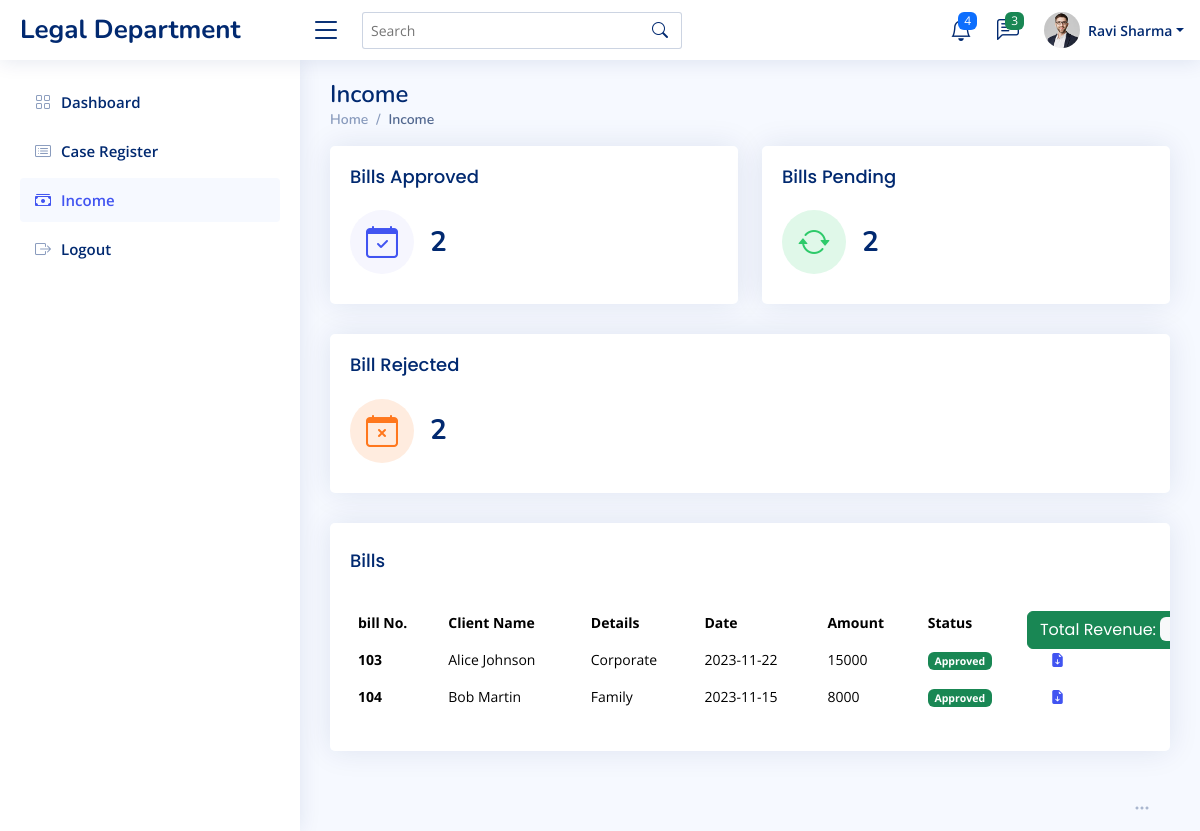
/advocateIncome.php (signed in), run on the app's committed database.
### tables this page shows
CREATE TABLE `detail` (
  `ID` int(100) NOT NULL,
  `case_number` varchar(20) NOT NULL,
  `cilent_name` varchar(50) NOT NULL,
  `case_type` varchar(50) NOT NULL,
  `date` date NOT NULL,
  `court` varchar(20) NOT NULL,
  `income` varchar(20) NOT NULL,
  `city` varchar(20) NOT NULL,
  `pincode` varchar(20) NOT NULL,
  `details` longtext NOT NULL,
  `document` text NOT NULL,
  `status` varchar(22) NOT NULL
);

### advocateIncome.php (the view, shortened to what this page needs)
<?php
include "connect.php";
?>
<!DOCTYPE html>
<html lang="en">
<head>
  <link href="assets/vendor/bootstrap/css/bootstrap.min.css" rel="stylesheet">
  <link href="assets/vendor/bootstrap-icons/bootstrap-icons.css" rel="stylesheet">
  <link href="assets/vendor/boxicons/css/boxicons.min.css" rel="stylesheet">
  <link href="assets/vendor/quill/quill.snow.css" rel="stylesheet">
  <link href="assets/vendor/quill/quill.bubble.css" rel="stylesheet">
  <link href="assets/vendor/remixicon/remixicon.css" rel="stylesheet">
  <link href="assets/vendor/simple-datatables/style.css" rel="stylesheet">
  <link href="assets/css/style.css" rel="stylesheet">
</head>
<body>
  <header id="header" class="header fixed-top d-flex align-items-center">
    <div class="d-flex align-items-center justify-content-between">
      <a href="dashboard.html" class="logo d-flex align-items-center">
        <span class="d-none d-lg-block">Legal Department</span>
      </a>
      <i class="bi bi-list toggle-sidebar-btn"></i>
    </div>
    <div class="search-bar">
      <form class="search-form d-flex align-items-center" method="POST" action="#">
        <input type="text" name="query" placeholder="Search" title="Enter search keyword">
        <button type="submit" title="Search"><i class="bi bi-search"></i></button>
      </form>
    </div>
    <nav class="header-nav ms-auto">
      <ul class="d-flex align-items-center">
        <li class="nav-item dropdown">
          <a class="nav-link nav-icon" href="#" data-bs-toggle="dropdown">
            <i class="bi bi-bell"></i>
            <span class="badge bg-primary badge-number">4</span>
          </a>
        </li>
        <li class="nav-item dropdown">
          <a class="nav-link nav-icon" href="#" data-bs-toggle="dropdown">
            <i class="bi bi-chat-left-text"></i>
            <span class="badge bg-success badge-number">3</span>
          </a>
        </li>
        <li class="nav-item dropdown pe-3">
          <a class="nav-link nav-profile d-flex align-items-center pe-0" href="#" data-bs-toggle="dropdown">
            <img src="assets/img/profile-img.jpg" alt="Profile" class="rounded-circle">
            <span class="d-none d-md-block dropdown-toggle ps-2"><?php echo $_SESSION['username']  ?></span>
          </a>
        </li>
      </ul>
    </nav>
  </header>
  <aside id="sidebar" class="sidebar">
    <ul class="sidebar-nav" id="sidebar-nav">
      <li class="nav-item">
        <a class="nav-link collapsed" href="advocatedashboard.php">
          <i class="bi bi-grid"></i>
          <span>Dashboard</span>
        </a>
      </li>
      <li class="nav-item">
        <a class="nav-link collapsed" href="caseRegister.php">
          <i class="bi bi-card-list"></i>
          <span>Case Register</span>
        </a>
      </li>
    <li class="nav-item">
      <a class="nav-link" href="advocateIncome.php">
        <i class="bi bi-cash-stack"></i>
        <span>Income</span>
      </a>
    </li>
    <li class="nav-item">
      <a class="nav-link collapsed" href="logout.php">
        <i class="bi bi-box-arrow-right"></i>
        <span>Logout</span>
      </a>
    </li>
    </ul>
  </aside>
  <main id="main" class="main">
    <div class="pagetitle">
      <h1>Income</h1>
      <nav>
        <ol class="breadcrumb">
          <li class="breadcrumb-item"><a href="advocatedashboard.php">Home</a></li>
          <li class="breadcrumb-item active">Income</li>
        </ol>
      </nav>
    </div>
    <section class="section dashboard">
      <div class="row">
        <div class="col-lg-12">
          <div class="row">
            <div class="col-xxl-4 col-md-6">
              <div class="card info-card sales-card">
                <div class="card-body">
                  <h5 class="card-title">Bills Approved </h5>
                  <div class="d-flex align-items-center">
                    <div class="card-icon rounded-circle d-flex align-items-center justify-content-center">
                      <i class="bi bi-calendar-check"></i>
                    </div>
                    <div class="ps-3">
                      <h6><?php
                      $approved=mysqli_query($conn, "select count(status) as approved from detail where status='Approved'");
                      $values=mysqli_fetch_assoc($approved);
                      $num_rows=$values["approved"];
                      echo "".$num_rows."";
                      ?></h6>
                    </div>
                  </div>
                </div>
              </div>
            </div>
            <div class="col-xxl-4 col-md-6">
              <div class="card info-card revenue-card">
                <div class="card-body">
                  <h5 class="card-title">Bills Pending </h5>
                  <div class="d-flex align-items-center">
                    <div class="card-icon rounded-circle d-flex align-items-center justify-content-center">
                      <i class="bi bi-arrow-repeat"></i>
                    </div>
                    <div class="ps-3">
                      <h6><?php
                      $pending=mysqli_query($conn, "select count(status) as pending from detail where status='pending'");
                      $values=mysqli_fetch_assoc($pending);
                      $num_rows=$values["pending"];
                      echo "".$num_rows."";
                      ?></h6>
                    </div>
                  </div>
                </div>
              </div>
            </div>
            <div class="col-xxl-4 col-xl-12">
              <div class="card info-card customers-card">
                <div class="card-body">
                  <h5 class="card-title">Bill Rejected</h5>
                  <div class="d-flex align-items-center">
                    <div class="card-icon rounded-circle d-flex align-items-center justify-content-center">
                      <i class="bi bi-calendar-x"></i>
                    </div>
                    <div class="ps-3">
                      <h6><?php
                      $rejected=mysqli_query($conn, "select count(status) as rejected from detail where status='Rejected'");
                      $values=mysqli_fetch_assoc($rejected);
                      $num_rows=$values["rejected"];
                      echo "".$num_rows."";
                      ?></h6>
                    </div>
                  </div>
                </div>
              </div>
            </div>
            <div class="col-12">
              <div class="card recent-sales overflow-auto">
                <div class="card-body">
                  <h5 class="card-title">Bills <button  type="button" class="btn btn-success" style="position: relative;left: 637px;top: 68px;" >
                   Total Revenue: <span class="badge bg-light"><?php
                      ?></span>
                  </button></h5>
                  <table class="table table-borderless datatable">
                    <thead>
                      <tr>
                        <th scope="col">bill No.</th>
                        <th scope="col">Client Name</th>
                        <th scope="col">Details</th>
                        <th scope="col">Date</th>
                        <th scope="col">Amount</th>
                        <th scope="col">Status</th>
                        <th scope="col">Download</th>
                      </tr>
                    </thead>
                    <tbody>
                    <?php
                    $res = mysqli_query($conn, "select * from detail where status='Approved'");
                    while ($row = mysqli_fetch_array($res)) {
                ?>
                      <tr>
                        <th scope="row"  ><a><?php echo $row["case_number"]; ?></a></th>
                        <td><?php echo $row["cilent_name"]; ?></td>
                        <td><?php echo $row["case_type"]; ?></td>
                        <td><?php echo $row["date"]; ?></td>
                        <td><?php echo $row["income"]; ?></td>
                        <td>
                        <?php if($row["status"]=='Approved' )  { ?>
                          <span class="badge bg-success"><?php echo $row["status"]; }?></span>
                        </td>
                        <td>
                        <?php if($row["status"]=='Approved' )  { ?>
                        <a  style="position: relative;
    left: 12px;" class='action-button'href="bill3.jpg" Download><i class="bi bi-file-earmark-arrow-down-fill" ></i></a></td>
                        <?php } ?>
                      </tr>
                      <?php
                }
                      ?>
                    </tbody>
                  </table>
                </div>
              </div>
            </div>
          </div>
        </div>
        <div class="col-lg-12">
          <div class="card">
            <div class="filter">
              <a class="icon" href="#" data-bs-toggle="dropdown"><i class="bi bi-three-dots"></i></a>
            </div>
        </div>
      </div>
    </section>
  </main>
</body>
</html>

### assets/css/style.css (style rules this page uses)
:root { scroll-behavior: smooth; }
body { font-family: "Open Sans", sans-serif; background: #f6f9ff; color: #444444; }
a { color: #4154f1; text-decoration: none; }
h1, h2, h3, h4, h5, h6 { font-family: "Nunito", sans-serif; }
#main { margin-top: 60px; padding: 20px 30px; transition: all 0.3s; }
.pagetitle { margin-bottom: 10px; }
.pagetitle h1 { font-size: 24px; margin-bottom: 0; font-weight: 600; color: #012970; }
.card { margin-bottom: 30px; border: none; border-radius: 5px; box-shadow: 0px 0 30px rgba(1, 41, 112, 0.1); }
.card-title { padding: 20px 0 15px 0; font-size: 18px; font-weight: 500; color: #012970; font-family: "Poppins", sans-serif; }
.card-title span { color: #899bbd; font-size: 14px; font-weight: 400; }
.card-body { padding: 0 20px 20px 20px; }
.breadcrumb { font-size: 14px; font-family: "Nunito", sans-serif; color: #899bbd; font-weight: 600; }
.breadcrumb a { color: #899bbd; transition: 0.3s; }
.breadcrumb .breadcrumb-item::before { color: #899bbd; }
.breadcrumb .active { color: #51678f; font-weight: 600; }
.logo { line-height: 1; }
@media (min-width: 1200px) { .logo { width: 280px; } }
.logo span { font-size: 26px; font-weight: 700; color: #012970; font-family: "Nunito", sans-serif; }
.header { transition: all 0.5s; z-index: 997; height: 60px; box-shadow: 0px 2px 20px rgba(1, 41, 112, 0.1); background-color: #fff; padding-left: 20px; }
.header .toggle-sidebar-btn { font-size: 32px; padding-left: 10px; cursor: pointer; color: #012970; }
.header .search-bar { min-width: 360px; padding: 0 20px; }
.header .search-form { width: 100%; }
.header .search-form input { border: 0; font-size: 14px; color: #012970; border: 1px solid rgba(1, 41, 112, 0.2); padding: 7px 38px 7px 8px; border-radius: 3px; transition: 0.3s; width: 100%; }
.header .search-form button { border: 0; padding: 0; margin-left: -30px; background: none; }
.header .search-form button i { color: #012970; }
.header-nav ul { list-style: none; }
.header-nav>ul { margin: 0; padding: 0; }
.header-nav .nav-icon { font-size: 22px; color: #012970; margin-right: 25px; position: relative; }
.header-nav .nav-profile { color: #012970; }
.header-nav .nav-profile img { max-height: 36px; }
.header-nav .nav-profile span { font-size: 14px; font-weight: 600; }
.header-nav .badge-number { position: absolute; inset: -2px -5px auto auto; font-weight: normal; font-size: 12px; padding: 3px 6px; }
.sidebar { position: fixed; top: 60px; left: 0; bottom: 0; width: 300px; z-index: 996; transition: all 0.3s; padding: 20px; overflow-y: auto; scrollbar-width: thin; scrollbar-color: #aab7cf transparent; box-shadow: 0px 0px 20px rgba(1, 41, 112, 0.1); background-color: #fff; }
@media (min-width: 1200px) { #main, #footer { margin-left: 300px; } }
.sidebar-nav { padding: 0; margin: 0; list-style: none; }
.sidebar-nav li { padding: 0; margin: 0; list-style: none; }
.sidebar-nav .nav-item { margin-bottom: 5px; }
.sidebar-nav .nav-link { display: flex; align-items: center; font-size: 15px; font-weight: 600; color: #4154f1; transition: 0.3; background: #f6f9ff; padding: 10px 15px; border-radius: 4px; }
.sidebar-nav .nav-link i { font-size: 16px; margin-right: 10px; color: #4154f1; }
.sidebar-nav .nav-link.collapsed { color: #012970; background: #fff; }
.sidebar-nav .nav-link.collapsed i { color: #899bbd; }
.dashboard .filter { position: absolute; right: 0px; top: 15px; }
.dashboard .filter .icon { color: #aab7cf; padding-right: 20px; padding-bottom: 5px; transition: 0.3s; font-size: 16px; }
.dashboard .info-card { padding-bottom: 10px; }
.dashboard .info-card h6 { font-size: 28px; color: #012970; font-weight: 700; margin: 0; padding: 0; }
.dashboard .card-icon { font-size: 32px; line-height: 0; width: 64px; height: 64px; flex-shrink: 0; flex-grow: 0; }
.dashboard .sales-card .card-icon { color: #4154f1; background: #f6f6fe; }
.dashboard .revenue-card .card-icon { color: #2eca6a; background: #e0f8e9; }
.dashboard .customers-card .card-icon { color: #ff771d; background: #ffecdf; }
.dashboard .recent-sales { font-size: 14px; }
.dashboard .recent-sales .table thead { background: #f6f6fe; }
.dashboard .recent-sales .table thead th { border: 0; }

### data on the page
detail: case_number "103", cilent_name "Alice Johnson", case_type "Corporate", date "2023-11-22", income "15000", status "Approved"
detail: case_number "104", cilent_name "Bob Martin", case_type "Family", date "2023-11-15", income "8000", status "Approved"

### other printed values
$_SESSION['username'] "Ravi Sharma"
$num_rows "2"
